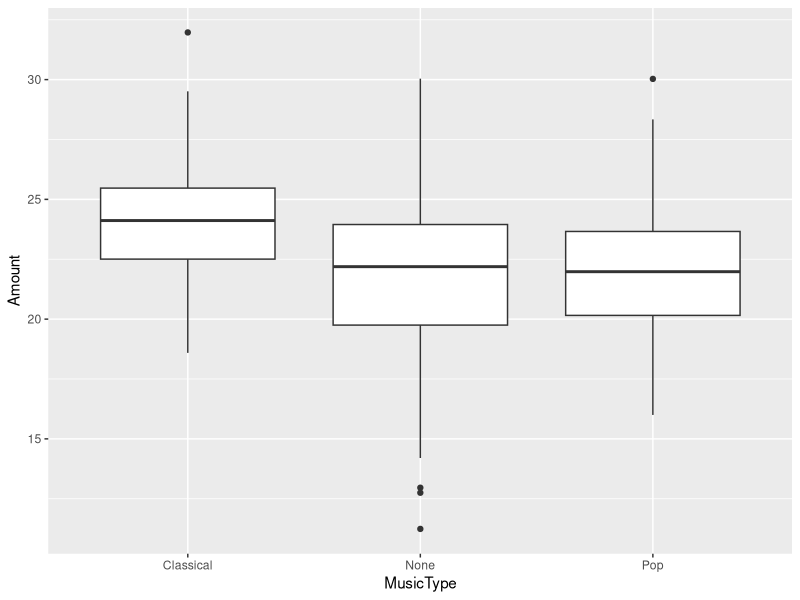

Here is the R script that generated this plot: (Note: this script raises an error after producing the figure.)
## ---- chunk 1
knitr::opts_chunk$set(echo = TRUE)
## ---- chunk 2
library(tidyverse)
music.dat<-read.csv("Music.csv")
music.dat %>% ggplot(aes(x=MusicType,y=Amount))+geom_boxplot()
## ---- chunk 3
contrasts(music.dat$MusicType)=contr.sum
music.lm<-lm(Amount~MusicType,data=music.dat)
summary(music.lm)
## ---- chunk 4
aov.obj<-aov(music.lm)
TukeyHSD(aov.obj)
## ---- chunk 5
contrasts(music.dat$MusicType)=contr.sum
music.lm<-lm(Amount~MusicType,data=music.dat)
confint(music.lm)
music.lm2<-lm(Amount~0+MusicType,data=music.dat)
confint(music.lm2)
